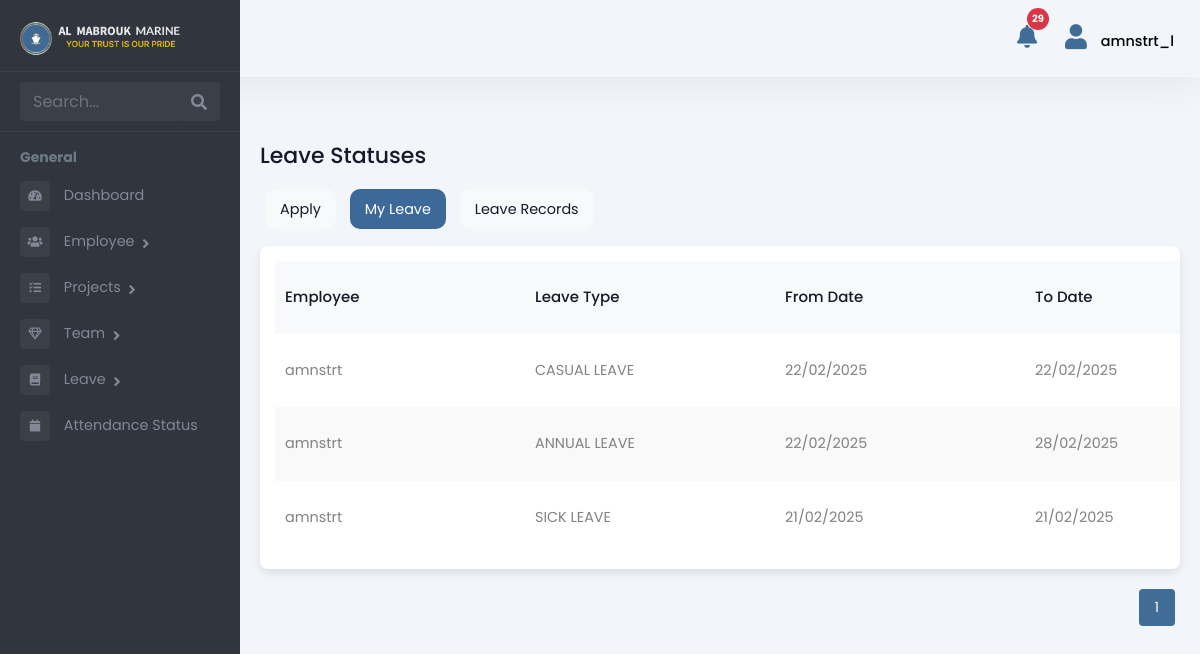
The page /manager/my-leave/ (signed in) on the database as committed earlier.
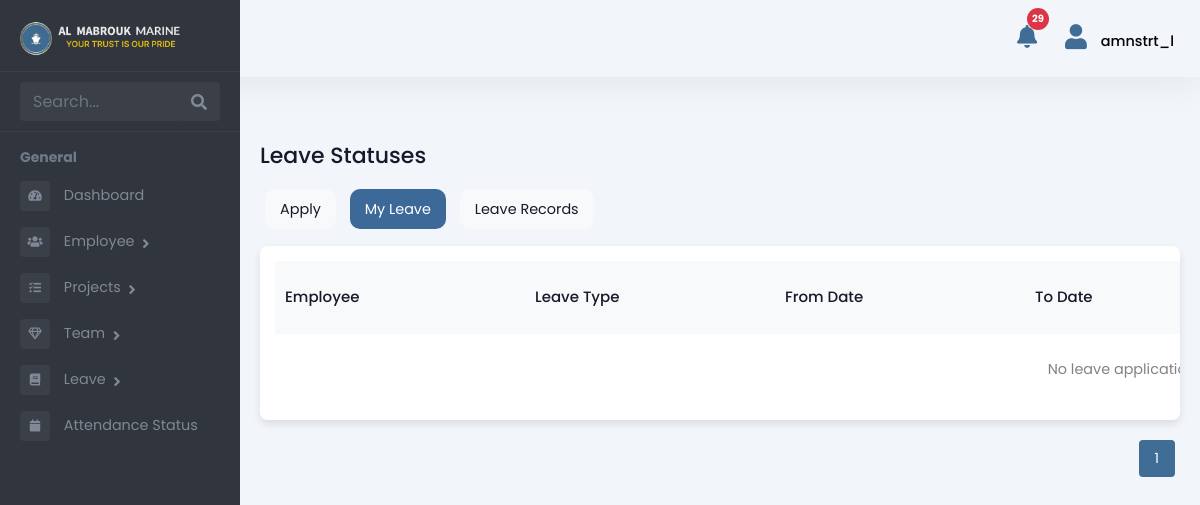
The same page on the database as committed later.
### Admin/models.py (models this page shows, shortened)
class Leave(models.Model):
    LEAVE_TYPE_CHOICES = [
        ('SICK LEAVE', 'Sick Leave'),
        ('ANNUAL LEAVE', 'Annual Leave'),
    ]
    STATUS_CHOICES = [
        ('PENDING', 'Pending'),
        ('APPROVED', 'Approved'),
        ('REJECTED', 'Rejected'),
    ]
    user = models.ForeignKey(User, on_delete=models.CASCADE)  # Assuming you're using the default User model
    leave_type = models.CharField(max_length=50, choices=LEAVE_TYPE_CHOICES)
    from_date = models.DateField()
    to_date = models.DateField()
    reason = models.TextField()
    no_of_days = models.IntegerField(editable=False)  # Automatically calculated
    approval_status = models.CharField(max_length=10, choices=STATUS_CHOICES, default='PENDING')
    medical_certificate = models.FileField(upload_to='medical_certificates/', null=True, blank=True)

### manager/views.py (the view)
# urls.py: path("my-leave/", views.manager_leave_status, name="manager_leave_status"),
@login_required
def manager_leave_status(request):
    leaves_list = Leave.objects.filter(user=request.user).order_by("-from_date")
    paginator = Paginator(leaves_list, 10)
    page_number = request.GET.get("page")
    leaves = paginator.get_page(page_number)
    return render(request, "Manager/leavestatus.html", {"leaves": leaves,"role": "Manager",})

### templates/Manager/leavestatus.html (shortened to what this page needs)
{% extends 'Manager/managerbase.html' %}
{% load static %}
{% block content %}
<div class="emply-list-wraper">
    <div class="pg-title">
        <h1>Leave Statuses</h1>
    </div>
    <div class="leave-tab-wrapper">
        <a href="{% url 'manager_apply_leave' %}">Apply</a>
        <a href="{% url 'manager_leave_status' %}" class="active">My Leave</a>
        <a href="{% url 'manager_leave_records' %}">Leave Records</a>
    </div>
    <div class="widget-box table-wdgt">
        <table id="leaveTable">
            <thead>
                <tr>
                    <th>Employee</th>
                    <th>Leave Type</th>
                    <th>From Date</th>
                    <th>To Date</th>
                </tr>
            </thead>
            <tbody>
                {% for leave in leaves %}
                <tr>
                    <td><a href="#">{{ leave.user.username }}</a></td>
                    <td>{{ leave.leave_type }}</td>
                    <td>{{ leave.from_date|date:"d/m/Y" }}</td>
                    <td>{{ leave.to_date|date:"d/m/Y" }}</td>
                </tr>
                {% empty %}
                <tr>
                    <td colspan="7" class="text-center">No leave applications found.</td>
                </tr>
                {% endfor %}
            </tbody>
        </table>
    </div>
    <div class="pagination" id="pagination">
    {% with current=leaves.number %}
        {% for num in leaves.paginator.page_range %}
            {% if num >= current|add:"-1" and num <= current|add:"1" %}
                {% if num == current %}
                    <button class="active">{{ num }}</button>
                {% else %}
                    <a href="?page={{ num }}">
                        <button>{{ num }}</button>
                    </a>
                {% endif %}
            {% endif %}
        {% endfor %}
    {% endwith %}
</div>
</div>
{% endblock %}

Rows that differ between the two databases and show on the page:
removed Leave: user.username "amnstrt", leave_type "CASUAL LEAVE", from_date "22/02/2025", to_date "22/02/2025"
removed Leave: user.username "amnstrt", leave_type "ANNUAL LEAVE", from_date "22/02/2025", to_date "28/02/2025"
removed Leave: user.username "amnstrt", leave_type "SICK LEAVE", from_date "21/02/2025", to_date "21/02/2025"
Other text that changed with them:
text now shown: "No leave…"
